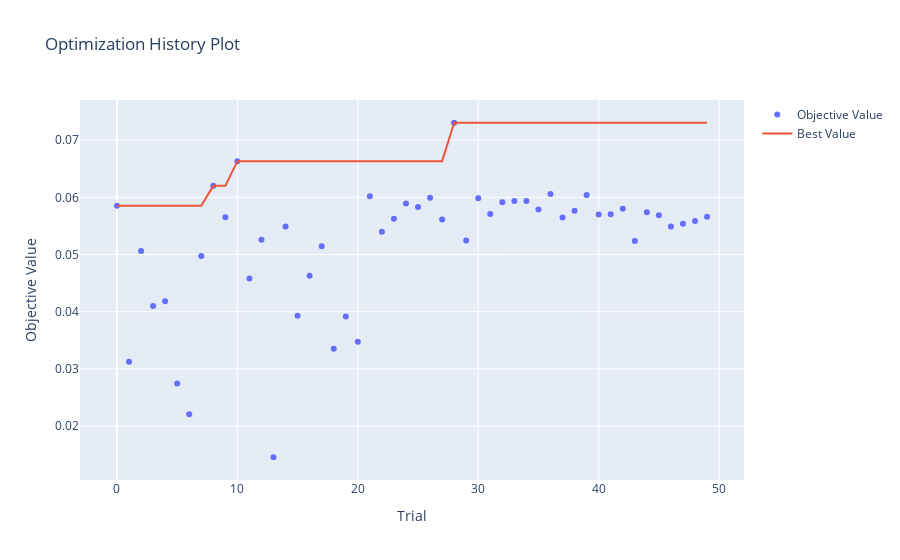
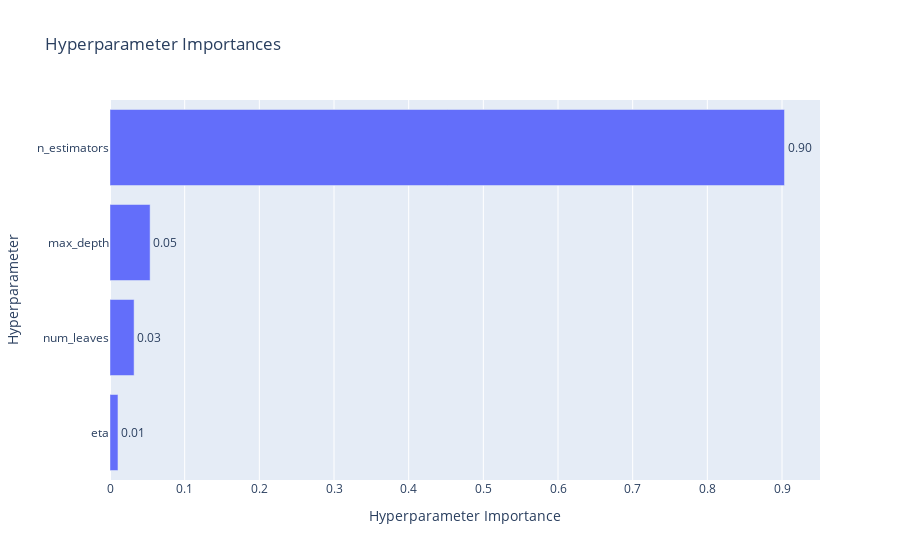

The notebook cell these images were saved under, in order:
### Code cell
from optuna.visualization import plot_optimization_history, plot_param_importances

plot_optimization_history(study_f1).show()

plot_param_importances(study_f1).show()

### Figure 1 — Plotly figure (JSON) as saved in the notebook; plotly's stock layout.template omitted (floating-point values rounded to 4 significant figures)
{"data": [{"mode": "markers", "name": "Objective Value", "type": "scatter", "x": [0, 1, 2, 3, 4, 5, 6, 7, 8, 9, 10, 11, 12, 13, 14, 15, 16, 17, 18, 19, 20, 21, 22, 23, 24, 25, 26, 27, 28, 29, 30, 31, 32, 33, 34, 35, 36, 37, 38, 39, 40, 41, 42, 43, 44, 45, 46, 47, 48, 49], "y": [0.05851, 0.03124, 0.0506, 0.04098, 0.04183, 0.02746, 0.02208, 0.04975, 0.06201, 0.05652, 0.06633, 0.04579, 0.0526, 0.01455, 0.0549, 0.03931, 0.04631, 0.05143, 0.03351, 0.03915, 0.03473, 0.0602, 0.05397, 0.05626, 0.05894, 0.05829, 0.05993, 0.05613, 0.07304, 0.05244, 0.05986, 0.05709, 0.05916, 0.05936, 0.05936, 0.05788, 0.06058, 0.05647, 0.05763, 0.06042, 0.05698, 0.05704, 0.05801, 0.05237, 0.05738, 0.05685, 0.05491, 0.05539, 0.05587, 0.05659]}, {"mode": "lines", "name": "Best Value", "type": "scatter", "x": [0, 1, 2, 3, 4, 5, 6, 7, 8, 9, 10, 11, 12, 13, 14, 15, 16, 17, 18, 19, 20, 21, 22, 23, 24, 25, 26, 27, 28, 29, 30, 31, 32, 33, 34, 35, 36, 37, 38, 39, 40, 41, 42, 43, 44, 45, 46, 47, 48, 49], "y": [0.05851, 0.05851, 0.05851, 0.05851, 0.05851, 0.05851, 0.05851, 0.05851, 0.06201, 0.06201, 0.06633, 0.06633, 0.06633, 0.06633, 0.06633, 0.06633, 0.06633, 0.06633, 0.06633, 0.06633, 0.06633, 0.06633, 0.06633, 0.06633, 0.06633, 0.06633, 0.06633, 0.06633, 0.07304, 0.07304, 0.07304, 0.07304, 0.07304, 0.07304, 0.07304, 0.07304, 0.07304, 0.07304, 0.07304, 0.07304, 0.07304, 0.07304, 0.07304, 0.07304, 0.07304, 0.07304, 0.07304, 0.07304, 0.07304, 0.07304]}, {"marker": {"color": "#cccccc"}, "mode": "markers", "name": "Infeasible Trial", "showlegend": false, "type": "scatter", "x": [], "y": []}], "layout": {"title": {"text": "Optimization History Plot"}, "xaxis": {"title": {"text": "Trial"}}, "yaxis": {"title": {"text": "Objective Value"}}}}

### Figure 2 — Plotly figure (JSON) as saved in the notebook; plotly's stock layout.template omitted (floating-point values rounded to 4 significant figures)
{"data": [{"cliponaxis": false, "hovertemplate": ["eta (FloatDistribution): 0.010670486685374679<extra></extra>", "num_leaves (IntDistribution): 0.03227404478149239<extra></extra>", "max_depth (IntDistribution): 0.053715362336167846<extra></extra>", "n_estimators (IntDistribution): 0.903340106196965<extra></extra>"], "name": "Objective Value", "orientation": "h", "text": ["0.01", "0.03", "0.05", "0.90"], "textposition": "outside", "type": "bar", "x": [0.01067, 0.03227, 0.05372, 0.9033], "y": ["eta", "num_leaves", "max_depth", "n_estimators"]}], "layout": {"title": {"text": "Hyperparameter Importances"}, "xaxis": {"title": {"text": "Hyperparameter Importance"}}, "yaxis": {"title": {"text": "Hyperparameter"}}}}
